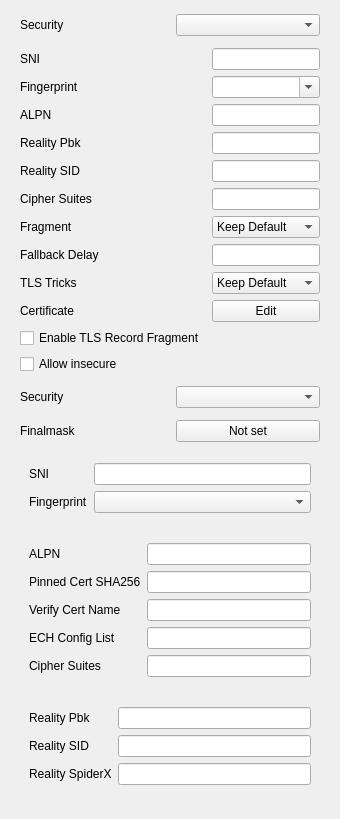
         <widget class="QWidget" name="tab_security_contents">
          <layout class="QVBoxLayout" name="tab_security_column">
           <property name="spacing">
            <number>12</number>
           </property>
           <property name="leftMargin">
            <number>20</number>
           </property>
           <property name="topMargin">
            <number>14</number>
           </property>
           <property name="rightMargin">
            <number>20</number>
           </property>
           <property name="bottomMargin">
            <number>18</number>
           </property>
           <item>
            <widget class="QWidget" name="singbox_security_w" native="true">
             <layout class="QVBoxLayout" name="singbox_security_layout">
              <property name="spacing">
               <number>12</number>
              </property>
              <property name="leftMargin">
               <number>0</number>
              </property>
              <property name="topMargin">
               <number>0</number>
              </property>
              <property name="rightMargin">
               <number>0</number>
              </property>
              <property name="bottomMargin">
               <number>0</number>
              </property>
              <item>
               <layout class="QGridLayout" name="security_choice_form">
                <property name="leftMargin">
                 <number>0</number>
                </property>
                <property name="topMargin">
                 <number>0</number>
                </property>
                <property name="rightMargin">
                 <number>0</number>
                </property>
                <property name="bottomMargin">
                 <number>0</number>
                </property>
                <item row="0" column="0">
                 <widget class="QLabel" name="security_l">
                  <property name="toolTip">
                   <string>Transport Layer Security. It must be consistent with the server, otherwise, the connection cannot be established.</string>
                  </property>
                  <property name="text">
                   <string>Security</string>
                  </property>
                  <property name="buddy">
                   <cstring>security</cstring>
                  </property>
                 </widget>
                </item>
                <item row="0" column="1">
                 <widget class="QComboBox" name="security">
                  <item>
                   <property name="text">
                    <string notr="true" />
                   </property>
                  </item>
                  <item>
                   <property name="text">
                    <string notr="true">tls</string>
                   </property>
                  </item>
                 </widget>
                </item>
               </layout>
              </item>
              <item>
               <widget class="QWidget" name="security_box" native="true">
                <layout class="QGridLayout" name="security_form">
                 <property name="leftMargin">
                  <number>0</number>
                 </property>
                 <property name="topMargin">
                  <number>0</number>
                 </property>
                 <property name="rightMargin">
                  <number>0</number>
                 </property>
                 <property name="bottomMargin">
                  <number>0</number>
                 </property>
                 <item row="0" column="0">
                  <widget class="QLabel" name="label_5">
                   <property name="toolTip">
                    <string>Server name indication, clear text.</string>
                   </property>
                   <property name="text">
                    <string notr="true">SNI</string>
                   </property>
                   <property name="buddy">
                    <cstring>sni</cstring>
                   </property>
                  </widget>
                 </item>
                 <item row="0" column="1">
                  <widget class="MyLineEdit" name="sni" />
                 </item>
                 <item row="1" column="0">
                  <widget class="QLabel" name="utlsFingerprint_l">
                   <property name="text">
                    <string notr="true">Fingerprint</string>
                   </property>
                   <property name="buddy">
                    <cstring>utlsFingerprint</cstring>
                   </property>
                  </widget>
                 </item>
                 <item row="1" column="1">
                  <widget class="QComboBox" name="utlsFingerprint">
                   <property name="editable">
                    <bool>true</bool>
                   </property>
                  </widget>
                 </item>
                 <item row="2" column="0">
                  <widget class="QLabel" name="alpn_l">
                   <property name="toolTip">
                    <string>Application layer protocol negotiation, clear text. Please separate them with commas.</string>
                   </property>
                   <property name="text">
                    <string notr="true">ALPN</string>
                   </property>
                   <property name="buddy">
                    <cstring>alpn</cstring>
                   </property>
                  </widget>
                 </item>
                 <item row="2" column="1">
                  <widget class="MyLineEdit" name="alpn" />
                 </item>
                 <item row="3" column="0">
                  <widget class="QLabel" name="reality_pbk_l">
                   <property name="toolTip">
                    <string>Reality public key. If not empty, turn TLS into REALITY.</string>
                   </property>
                   <property name="text">
                    <string notr="true">Reality Pbk</string>
                   </property>
                   <property name="buddy">
                    <cstring>reality_pbk</cstring>
                   </property>
                  </widget>
                 </item>
                 <item row="3" column="1">
                  <widget class="MyLineEdit" name="reality_pbk" />
                 </item>
                 <item row="4" column="0">
                  <widget class="QLabel" name="reality_sid_l">
                   <property name="toolTip">
                    <string>Reality short id. Accept only one value.</string>
                   </property>
                   <property name="text">
                    <string>Reality SID</string>
                   </property>
                   <property name="buddy">
                    <cstring>reality_sid</cstring>
                   </property>
                  </widget>
                 </item>
                 <item row="4" column="1">
                  <widget class="QLineEdit" name="reality_sid" />
                 </item>
                 <item row="5" column="0">
                  <widget class="QLabel" name="cipher_suites_l">
                   <property name="text">
                    <string>Cipher Suites</string>
                   </property>
                   <property name="buddy">
                    <cstring>cipher_suites</cstring>
                   </property>
                  </widget>
                 </item>
                 <item row="5" column="1">
                  <widget class="MyLineEdit" name="cipher_suites">
                   <property name="toolTip">
                    <string>Colon-separated TLS 1.2 cipher suite names. A uTLS fingerprint ignores them; use the "unsafe" fingerprint (Go's own TLS stack) to apply them.</string>
                   </property>
                  </widget>
                 </item>
                 <item row="6" column="0">
                  <widget class="QLabel" name="fragment_l">
                   <property name="text">
                    <string>Fragment</string>
                   </property>
                   <property name="buddy">
                    <cstring>fragment</cstring>
                   </property>
                  </widget>
                 </item>
                 <item row="6" column="1">
                  <widget class="QComboBox" name="fragment">
                   <property name="toolTip">
                    <string>&lt;html&gt;&lt;head/&gt;&lt;body&gt;&lt;p&gt;TLS ClientHello fragmentation. The implementation (built-in / custom) and the &amp;quot;Keep Default&amp;quot; behaviour are configured in Settings &gt; Core.&lt;/p&gt;&lt;/body&gt;&lt;/html&gt;</string>
                   </property>
                   <item>
                    <property name="text">
                     <string>Keep Default</string>
                    </property>
                   </item>
                   <item>
                    <property name="text">
                     <string>On</string>
                    </property>
                   </item>
                   <item>
                    <property name="text">
                     <string>Off</string>
                    </property>
                   </item>
                  </widget>
                 </item>
                 <item row="7" column="0">
                  <widget class="QLabel" name="tls_frag_fall_delay_l">
                   <property name="toolTip">
                    <string>&lt;html&gt;&lt;head/&gt;&lt;body&gt;&lt;p&gt;time format, like 500ms, 10ms etc&lt;/p&gt;&lt;/body&gt;&lt;/html&gt;</string>
                   </property>
                   <property name="text">
                    <string>Fallback Delay</string>
                   </property>
                   <property name="buddy">
                    <cstring>tls_frag_fall_delay</cstring>
                   </property>
                  </widget>
                 </item>
                 <item row="7" column="1">
                  <widget class="QLineEdit" name="tls_frag_fall_delay" />
                 </item>
                 <item row="8" column="0">
                  <widget class="QLabel" name="tls_tricks_l">
                   <property name="text">
                    <string>TLS Tricks</string>
                   </property>
                   <property name="buddy">
                    <cstring>tls_tricks</cstring>
                   </property>
                  </widget>
                 </item>
                 <item row="8" column="1">
                  <widget class="QComboBox" name="tls_tricks">
                   <property name="toolTip">
                    <string>&lt;html&gt;&lt;head/&gt;&lt;body&gt;&lt;p&gt;Mixed-case SNI to evade exact-match SNI filtering. The &amp;quot;Keep Default&amp;quot; behaviour is configured in Settings &gt; Core.&lt;/p&gt;&lt;/body&gt;&lt;/html&gt;</string>
                   </property>
                   <item>
                    <property name="text">
                     <string>Keep Default</string>
                    </property>
                   </item>
                   <item>
                    <property name="text">
                     <string>On</string>
                    </property>
                   </item>
                   <item>
                    <property name="text">
                     <string>Off</string>
                    </property>
                   </item>
                  </widget>
                 </item>
                 <item row="9" column="0">
                  <widget class="QLabel" name="label_6">
                   <property name="toolTip">
                    <string notr="true" />
                   </property>
                   <property name="text">
                    <string>Certificate</string>
                   </property>
                   <property name="buddy">
                    <cstring>certificate_edit</cstring>
                   </property>
                  </widget>
                 </item>
                 <item row="9" column="1">
                  <widget class="QPushButton" name="certificate_edit">
                   <property name="text">
                    <string notr="true">Edit</string>
                   </property>
                  </widget>
                 </item>
                 <item row="10" column="0">
                  <widget class="QCheckBox" name="tls_rec_frag">
                   <property name="text">
                    <string>Enable TLS Record Fragment</string>
                   </property>
                  </widget>
                 </item>
                 <item row="11" column="0">
                  <widget class="QCheckBox" name="insecure">
                   <property name="toolTip">
                    <string>When enabled, V2Ray will not check the validity of the TLS certificate provided by the remote host (the security is equivalent to plaintext)</string>
                   </property>
                   <property name="text">
                    <string>Allow insecure</string>
                   </property>
                  </widget>
                 </item>
                </layout>
               </widget>
              </item>
             </layout>
            </widget>
           </item>
           <item>
            <widget class="QWidget" name="xray_security_w" native="true">
             <layout class="QVBoxLayout" name="xray_security_column">
              <property name="spacing">
               <number>12</number>
              </property>
              <property name="leftMargin">
               <number>0</number>
              </property>
              <property name="topMargin">
               <number>0</number>
              </property>
              <property name="rightMargin">
               <number>0</number>
              </property>
              <property name="bottomMargin">
               <number>0</number>
              </property>
              <item>
               <layout class="QGridLayout" name="xray_security_choice_form">
                <property name="leftMargin">
                 <number>0</number>
                </property>
                <property name="topMargin">
                 <number>0</number>
                </property>
                <property name="rightMargin">
                 <number>0</number>
                </property>
                <property name="bottomMargin">
                 <number>0</number>
                </property>
                <item row="0" column="0">
                 <widget class="QLabel" name="label_10">
                  <property name="text">
                   <string>Security</string>
                  </property>
                  <property name="buddy">
                   <cstring>xray_security</cstring>
                  </property>
                 </widget>
                </item>
                <item row="0" column="1">
                 <widget class="QComboBox" name="xray_security" />
                </item>
                <item row="1" column="0">
                 <widget class="QLabel" name="label_xray_finalmask">
                  <property name="text">
                   <string>Finalmask</string>
                  </property>
                  <property name="buddy">
                   <cstring>xray_finalmask_edit</cstring>
                  </property>
                 </widget>
                </item>
                <item row="1" column="1">
                 <widget class="QPushButton" name="xray_finalmask_edit">
                  <property name="text">
                   <string>Not set</string>
                  </property>
                 </widget>
                </item>
               </layout>
              </item>
              <item>
               <widget class="QWidget" name="xray_security_box" native="true">
                <layout class="QVBoxLayout" name="xray_security_layout">
                 <property name="spacing">
                  <number>12</number>
                 </property>
                 <property name="leftMargin">
                  <number>0</number>
                 </property>
                 <property name="topMargin">
                  <number>0</number>
                 </property>
                 <property name="rightMargin">
                  <number>0</number>
                 </property>
                 <property name="bottomMargin">
                  <number>0</number>
                 </property>
                 <item>
                  <widget class="QWidget" name="xray_tls_common" native="true">
                   <layout class="QGridLayout" name="gridLayout_5">
                    <item row="0" column="0">
                     <widget class="QLabel" name="label_11">
                      <property name="text">
                       <string>SNI</string>
                      </property>
                      <property name="buddy">
                       <cstring>xray_sni</cstring>
                      </property>
                     </widget>
                    </item>
                    <item row="0" column="1">
                     <widget class="QLineEdit" name="xray_sni" />
                    </item>
                    <item row="1" column="0">
                     <widget class="QLabel" name="label_12">
                      <property name="text">
                       <string>Fingerprint</string>
                      </property>
                      <property name="buddy">
                       <cstring>xray_fp</cstring>
                      </property>
                     </widget>
                    </item>
                    <item row="1" column="1">
                     <widget class="QComboBox" name="xray_fp" />
                    </item>
                   </layout>
                  </widget>
                 </item>
                 <item>
                  <widget class="QWidget" name="xray_tls_only" native="true">
                   <layout class="QGridLayout" name="gridLayout_6">
                    <item row="0" column="0">
                     <widget class="QLabel" name="label_13">
                      <property name="text">
                       <string>ALPN</string>
                      </property>
                      <property name="buddy">
                       <cstring>xray_alpn</cstring>
                      </property>
                     </widget>
                    </item>
                    <item row="0" column="1">
                     <widget class="QLineEdit" name="xray_alpn" />
                    </item>
                    <item row="1" column="0">
                     <widget class="QLabel" name="label_xray_pcs">
                      <property name="text">
                       <string>Pinned Cert SHA256</string>
                      </property>
                      <property name="buddy">
                       <cstring>xray_pinned_peer_cert_sha256</cstring>
                      </property>
                     </widget>
                    </item>
                    <item row="1" column="1">
                     <widget class="QLineEdit" name="xray_pinned_peer_cert_sha256">
                      <property name="toolTip">
                       <string>pinnedPeerCertSha256: hex SHA256 of the peer certificate (comma-separated for multiple). Replacement for allowInsecure.</string>
                      </property>
                     </widget>
                    </item>
                    <item row="2" column="0">
                     <widget class="QLabel" name="label_xray_vcn">
                      <property name="text">
                       <string>Verify Cert Name</string>
                      </property>
                      <property name="buddy">
                       <cstring>xray_verify_peer_cert_by_name</cstring>
                      </property>
                     </widget>
                    </item>
                    <item row="2" column="1">
                     <widget class="QLineEdit" name="xray_verify_peer_cert_by_name">
                      <property name="toolTip">
                       <string>verifyPeerCertByName: verify the peer certificate against this name instead of the SNI.</string>
                      </property>
                     </widget>
                    </item>
                    <item row="3" column="0">
                     <widget class="QLabel" name="label_xray_ech">
                      <property name="text">
                       <string>ECH Config List</string>
                      </property>
                      <property name="buddy">
                       <cstring>xray_ech_config_list</cstring>
                      </property>
                     </widget>
                    </item>
                    <item row="3" column="1">
                     <widget class="QLineEdit" name="xray_ech_config_list">
                      <property name="toolTip">
                       <string>echConfigList: a base64 ECHConfigList, or "domain+https://dns/dns-query" to let Xray fetch it over DoH (e.g. cloudflare-ech.com+https://8.8.8.8/dns-query).</string>
                      </property>
                     </widget>
                    </item>
                    <item row="4" column="0">
                     <widget class="QLabel" name="label_xray_cs">
                      <property name="text">
                       <string>Cipher Suites</string>
                      </property>
                      <property name="buddy">
                       <cstring>xray_cipher_suites</cstring>
                      </property>
                     </widget>
                    </item>
                    <item row="4" column="1">
                     <widget class="QLineEdit" name="xray_cipher_suites">
                      <property name="toolTip">
                       <string>cipherSuites: colon-separated TLS 1.2 cipher suite names, including Go's insecure ones. Only applied with the "unsafe" fingerprint.</string>
                      </property>
                     </widget>
                    </item>
                   </layout>
                  </widget>
                 </item>
                 <item>
                  <widget class="QWidget" name="xray_reality_box" native="true">
                   <layout class="QGridLayout" name="gridLayout_7">
                    <item row="0" column="0">
                     <widget class="QLabel" name="label_14">
                      <property name="text">
                       <string>Reality Pbk</string>
                      </property>
                      <property name="buddy">
                       <cstring>xray_reality_pbk</cstring>
                      </property>
                     </widget>
                    </item>
                    <item row="0" column="1">
                     <widget class="QLineEdit" name="xray_reality_pbk" />
                    </item>
                    <item row="1" column="0">
                     <widget class="QLabel" name="label_15">
                      <property name="text">
                       <string>Reality SID</string>
                      </property>
                      <property name="buddy">
                       <cstring>xray_reality_sid</cstring>
                      </property>
                     </widget>
                    </item>
                    <item row="1" column="1">
                     <widget class="QLineEdit" name="xray_reality_sid" />
                    </item>
                    <item row="2" column="0">
                     <widget class="QLabel" name="label_16">
                      <property name="text">
                       <string>Reality SpiderX</string>
                      </property>
                      <property name="buddy">
                       <cstring>xray_reality_spiderx</cstring>
                      </property>
                     </widget>
                    </item>
                    <item row="2" column="1">
                     <widget class="QLineEdit" name="xray_reality_spiderx" />
                    </item>
                   </layout>
                  </widget>
                 </item>
                </layout>
               </widget>
              </item>
             </layout>
            </widget>
           </item>
           <item>
            <spacer name="tab_security_tail">
             <property name="orientation">
              <enum>Qt::Orientation::Vertical</enum>
             </property>
            </spacer>
           </item>
          </layout>
         </widget>
